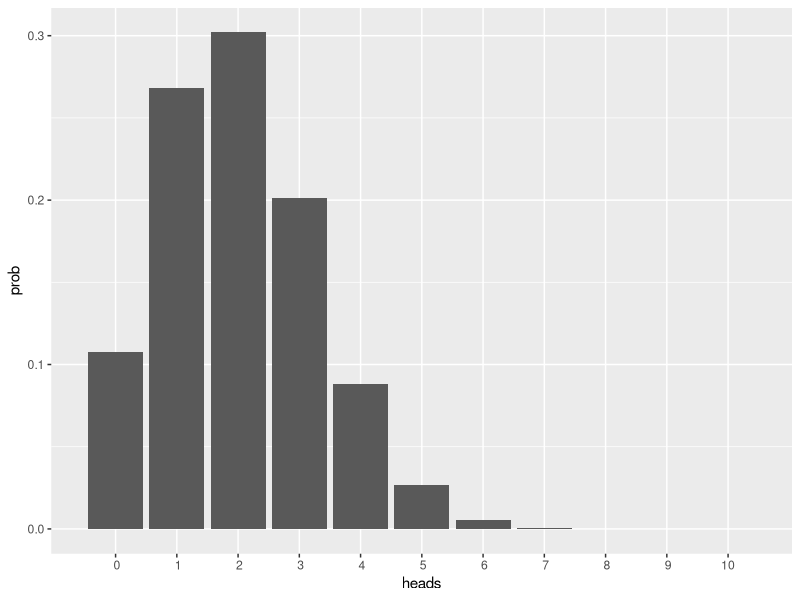
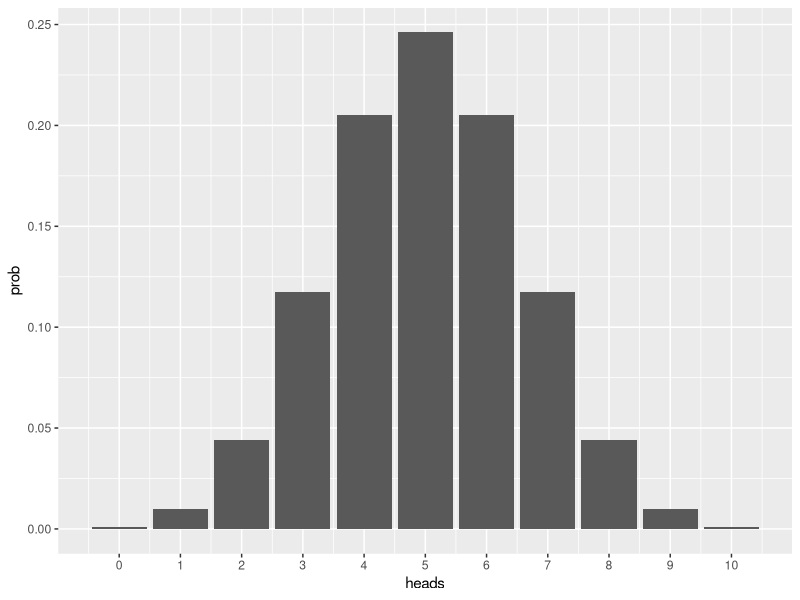
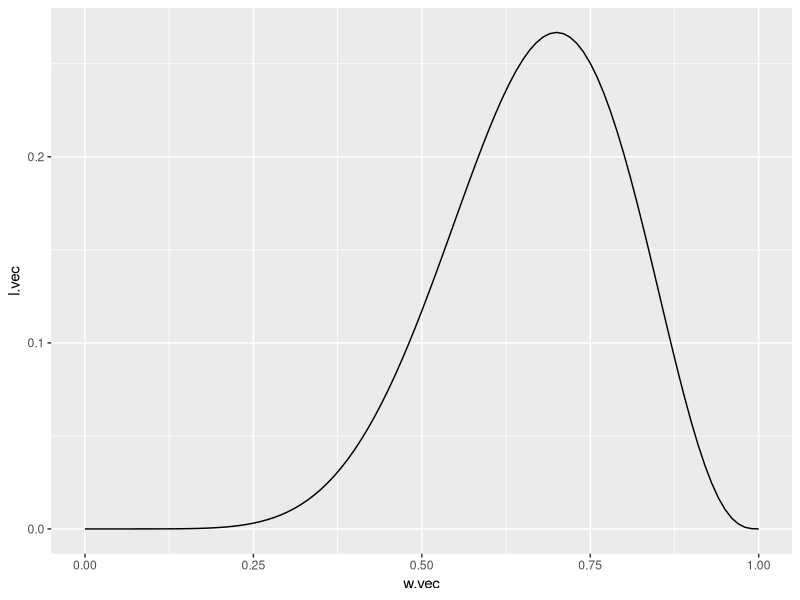
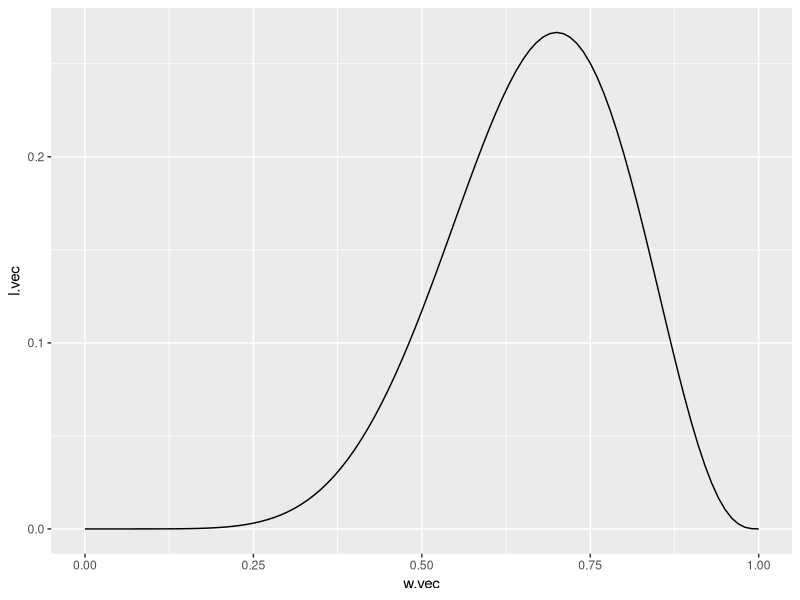

The R source for these figures, in order:
## ---- chunk 1
# for illustrative purposes only
# if you were doing on this on a real problem you would need to do something more computationally efficient

y.vec <- 0:10
factorial(10)/factorial(10 - y.vec)
## ---- chunk 2
p.vec <- factorial(10)/(factorial(y.vec) * factorial(10 - y.vec)) * 0.2 ^ y.vec * 0.8 ^ (10 - y.vec)

# automated testing, and what is with that weird test?
if (abs(sum(p.vec) - 1) > 0.000001) stop("ERROR calculating p.vec")
p.vec
## ---- chunk 3
library(ggplot2)
df <- data.frame(heads = y.vec, prob = p.vec)
p <- ggplot(df, aes(x = heads, y = prob))
p + geom_bar(stat="identity") + scale_x_discrete(limits = df$heads)
## ---- chunk 4
w <- 0.5
n <- 10
heads.vec <- 0:n
p.vec <- factorial(n)/(factorial(heads.vec) * factorial(10 - heads.vec)) * w ^ heads.vec * w ^ (10 - heads.vec)
if (abs(sum(p.vec) - 1) > 0.000001) stop("ERROR calculating p.vec")
df <- data.frame(heads = y.vec, prob = p.vec)
p <- ggplot(df, aes(x = heads, y = prob))
p + geom_bar(stat="identity") + scale_x_continuous(breaks = df$heads)
## ---- chunk 5
w.vec <- seq(from = 0, to = 1, by = 0.01)
l.vec <- (factorial(10)/(factorial(7) * factorial(3))) * w.vec^7 * (1 - w.vec)^3
df <- data.frame(w.vec = w.vec, l.vec = l.vec)
p <- ggplot(df, aes(x = w.vec, y = l.vec))
p + geom_line()
## ---- chunk 6
w.vec <- seq(from = 0, to = 1, by = 0.01)
n <- 10
y <- 7
l.vec <- (factorial(n)/(factorial(y) * factorial(n - y))) * w.vec^y * (1 - w.vec)^(n-y)
df <- data.frame(w.vec = w.vec, l.vec = l.vec)
p <- ggplot(df, aes(x = w.vec, y = l.vec))
p + geom_line()
## ---- chunk 7
sessionInfo()
